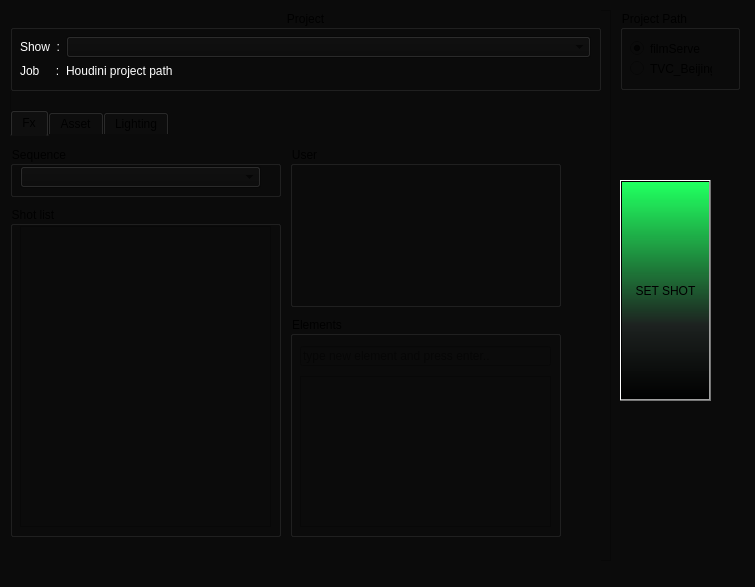
<?xml version="1.0" encoding="UTF-8"?>
<ui version="4.0">
 <class>Form</class>
 <widget class="QWidget" name="Form">
  <property name="geometry">
   <rect>
    <x>0</x>
    <y>0</y>
    <width>755</width>
    <height>587</height>
   </rect>
  </property>
  <property name="sizePolicy">
   <sizepolicy hsizetype="Minimum" vsizetype="Minimum">
    <horstretch>0</horstretch>
    <verstretch>0</verstretch>
   </sizepolicy>
  </property>
  <property name="minimumSize">
   <size>
    <width>755</width>
    <height>587</height>
   </size>
  </property>
  <property name="windowTitle">
   <string>Form</string>
  </property>
  <property name="styleSheet">
   <string notr="true">border-color: rgb(0, 255, 29);
background-color: rgb(11, 11, 11);
</string>
  </property>
  <widget class="QFrame" name="frame">
   <property name="geometry">
    <rect>
     <x>10</x>
     <y>10</y>
     <width>601</width>
     <height>551</height>
    </rect>
   </property>
   <property name="frameShape">
    <enum>QFrame::StyledPanel</enum>
   </property>
   <property name="frameShadow">
    <enum>QFrame::Raised</enum>
   </property>
   <widget class="QTabWidget" name="tab_all">
    <property name="geometry">
     <rect>
      <x>0</x>
      <y>100</y>
      <width>591</width>
      <height>451</height>
     </rect>
    </property>
    <property name="styleSheet">
     <string notr="true"/>
    </property>
    <property name="currentIndex">
     <number>0</number>
    </property>
    <widget class="QWidget" name="tab_fxShot">
     <attribute name="title">
      <string>Fx</string>
     </attribute>
     <widget class="QGroupBox" name="user_2">
      <property name="geometry">
       <rect>
        <x>280</x>
        <y>180</y>
        <width>271</width>
        <height>221</height>
       </rect>
      </property>
      <property name="styleSheet">
       <string notr="true"/>
      </property>
      <property name="title">
       <string>Elements</string>
      </property>
      <widget class="QListWidget" name="listElement">
       <property name="geometry">
        <rect>
         <x>10</x>
         <y>60</y>
         <width>251</width>
         <height>151</height>
        </rect>
       </property>
       <property name="sortingEnabled">
        <bool>true</bool>
       </property>
       <item>
        <property name="text">
         <string/>
        </property>
       </item>
      </widget>
      <widget class="QLineEdit" name="lineElement">
       <property name="geometry">
        <rect>
         <x>10</x>
         <y>30</y>
         <width>251</width>
         <height>20</height>
        </rect>
       </property>
       <property name="placeholderText">
        <string>type new element and press enter..</string>
       </property>
      </widget>
     </widget>
     <widget class="QGroupBox" name="groupBox_3">
      <property name="geometry">
       <rect>
        <x>0</x>
        <y>70</y>
        <width>271</width>
        <height>331</height>
       </rect>
      </property>
      <property name="styleSheet">
       <string notr="true"/>
      </property>
      <property name="title">
       <string>Shot list</string>
      </property>
      <widget class="QListWidget" name="shotList">
       <property name="geometry">
        <rect>
         <x>10</x>
         <y>20</y>
         <width>251</width>
         <height>301</height>
        </rect>
       </property>
       <property name="minimumSize">
        <size>
         <width>251</width>
         <height>301</height>
        </size>
       </property>
       <property name="styleSheet">
        <string notr="true"/>
       </property>
      </widget>
     </widget>
     <widget class="QGroupBox" name="groupBox_2">
      <property name="geometry">
       <rect>
        <x>0</x>
        <y>10</y>
        <width>271</width>
        <height>51</height>
       </rect>
      </property>
      <property name="styleSheet">
       <string notr="true"/>
      </property>
      <property name="title">
       <string>Sequence</string>
      </property>
      <property name="flat">
       <bool>false</bool>
      </property>
      <widget class="QComboBox" name="seqBox">
       <property name="geometry">
        <rect>
         <x>10</x>
         <y>20</y>
         <width>241</width>
         <height>22</height>
        </rect>
       </property>
       <property name="statusTip">
        <string>Select sequence.</string>
       </property>
       <property name="styleSheet">
        <string notr="true"/>
       </property>
      </widget>
     </widget>
     <widget class="QGroupBox" name="user">
      <property name="geometry">
       <rect>
        <x>280</x>
        <y>10</y>
        <width>271</width>
        <height>161</height>
       </rect>
      </property>
      <property name="styleSheet">
       <string notr="true">background-color: rgba(0, 0, 0, 0);</string>
      </property>
      <property name="title">
       <string>User</string>
      </property>
      <widget class="QListWidget" name="listUser">
       <property name="geometry">
        <rect>
         <x>10</x>
         <y>20</y>
         <width>251</width>
         <height>131</height>
        </rect>
       </property>
       <property name="sortingEnabled">
        <bool>true</bool>
       </property>
      </widget>
     </widget>
    </widget>
    <widget class="QWidget" name="tab_fxAsset">
     <attribute name="title">
      <string>Asset</string>
     </attribute>
     <widget class="QGroupBox" name="groupBox_4">
      <property name="geometry">
       <rect>
        <x>10</x>
        <y>10</y>
        <width>291</width>
        <height>391</height>
       </rect>
      </property>
      <property name="title">
       <string>Fx Elements</string>
      </property>
      <widget class="QLineEdit" name="lineElem_asset">
       <property name="geometry">
        <rect>
         <x>10</x>
         <y>20</y>
         <width>271</width>
         <height>21</height>
        </rect>
       </property>
       <property name="placeholderText">
        <string>type new fx element and press enter..</string>
       </property>
      </widget>
      <widget class="QListWidget" name="listWidget_asset">
       <property name="geometry">
        <rect>
         <x>10</x>
         <y>50</y>
         <width>271</width>
         <height>331</height>
        </rect>
       </property>
      </widget>
     </widget>
     <widget class="QGroupBox" name="groupBox_5">
      <property name="geometry">
       <rect>
        <x>310</x>
        <y>10</y>
        <width>231</width>
        <height>391</height>
       </rect>
      </property>
      <property name="title">
       <string>User</string>
      </property>
      <widget class="QListWidget" name="listUser_asset">
       <property name="geometry">
        <rect>
         <x>10</x>
         <y>20</y>
         <width>211</width>
         <height>361</height>
        </rect>
       </property>
      </widget>
     </widget>
    </widget>
    <widget class="QWidget" name="tab_light">
     <attribute name="title">
      <string>Lighting</string>
     </attribute>
     <widget class="QGroupBox" name="user_3">
      <property name="geometry">
       <rect>
        <x>280</x>
        <y>180</y>
        <width>291</width>
        <height>221</height>
       </rect>
      </property>
      <property name="styleSheet">
       <string notr="true">
color: rgb(255, 255, 255);</string>
      </property>
      <property name="title">
       <string>Elements</string>
      </property>
      <widget class="QListWidget" name="lgt_listElement">
       <property name="geometry">
        <rect>
         <x>10</x>
         <y>60</y>
         <width>271</width>
         <height>151</height>
        </rect>
       </property>
       <property name="sortingEnabled">
        <bool>true</bool>
       </property>
       <item>
        <property name="text">
         <string/>
        </property>
       </item>
      </widget>
      <widget class="QLineEdit" name="lgt_lineElement">
       <property name="geometry">
        <rect>
         <x>10</x>
         <y>30</y>
         <width>271</width>
         <height>20</height>
        </rect>
       </property>
       <property name="placeholderText">
        <string>type new element and press enter..</string>
       </property>
      </widget>
     </widget>
     <widget class="QGroupBox" name="user_4">
      <property name="geometry">
       <rect>
        <x>280</x>
        <y>10</y>
        <width>291</width>
        <height>161</height>
       </rect>
      </property>
      <property name="styleSheet">
       <string notr="true"/>
      </property>
      <property name="title">
       <string>User</string>
      </property>
      <widget class="QListWidget" name="lgt_listUser">
       <property name="geometry">
        <rect>
         <x>10</x>
         <y>20</y>
         <width>271</width>
         <height>131</height>
        </rect>
       </property>
       <property name="sortingEnabled">
        <bool>true</bool>
       </property>
      </widget>
     </widget>
     <widget class="QGroupBox" name="groupBox_6">
      <property name="geometry">
       <rect>
        <x>0</x>
        <y>10</y>
        <width>271</width>
        <height>51</height>
       </rect>
      </property>
      <property name="styleSheet">
       <string notr="true"/>
      </property>
      <property name="title">
       <string>Sequence</string>
      </property>
      <property name="flat">
       <bool>false</bool>
      </property>
      <widget class="QComboBox" name="lgt_seqBox">
       <property name="geometry">
        <rect>
         <x>10</x>
         <y>20</y>
         <width>241</width>
         <height>22</height>
        </rect>
       </property>
       <property name="statusTip">
        <string>Select sequence.</string>
       </property>
       <property name="styleSheet">
        <string notr="true"/>
       </property>
      </widget>
     </widget>
     <widget class="QGroupBox" name="groupBox_7">
      <property name="geometry">
       <rect>
        <x>0</x>
        <y>70</y>
        <width>271</width>
        <height>331</height>
       </rect>
      </property>
      <property name="styleSheet">
       <string notr="true"/>
      </property>
      <property name="title">
       <string>Shot list</string>
      </property>
      <widget class="QListWidget" name="lgt_shotList">
       <property name="geometry">
        <rect>
         <x>10</x>
         <y>20</y>
         <width>251</width>
         <height>301</height>
        </rect>
       </property>
       <property name="minimumSize">
        <size>
         <width>251</width>
         <height>301</height>
        </size>
       </property>
       <property name="styleSheet">
        <string notr="true">selection-color: qlineargradient(spread:reflect, x1:0, y1:1, x2:0, y2:0, stop:0 rgba(0, 0, 0, 255), stop:0.340909 rgba(38, 46, 43, 165), stop:0.988636 rgba(32, 123, 255, 255), stop:1 rgba(102, 255, 126, 255));</string>
       </property>
      </widget>
     </widget>
    </widget>
   </widget>
   <widget class="QGroupBox" name="groupBox">
    <property name="geometry">
     <rect>
      <x>0</x>
      <y>0</y>
      <width>591</width>
      <height>81</height>
     </rect>
    </property>
    <property name="minimumSize">
     <size>
      <width>551</width>
      <height>81</height>
     </size>
    </property>
    <property name="styleSheet">
     <string notr="true"/>
    </property>
    <property name="title">
     <string>Project</string>
    </property>
    <property name="alignment">
     <set>Qt::AlignCenter</set>
    </property>
    <widget class="QWidget" name="formLayoutWidget">
     <property name="geometry">
      <rect>
       <x>10</x>
       <y>20</y>
       <width>571</width>
       <height>51</height>
      </rect>
     </property>
     <layout class="QFormLayout" name="formLayout">
      <property name="fieldGrowthPolicy">
       <enum>QFormLayout::AllNonFixedFieldsGrow</enum>
      </property>
      <item row="0" column="0">
       <layout class="QVBoxLayout" name="verticalLayout"/>
      </item>
      <item row="1" column="0">
       <widget class="QLabel" name="label">
        <property name="styleSheet">
         <string notr="true">background-color: rgba(1, 1, 1, 0);
color: rgb(255, 255, 255);</string>
        </property>
        <property name="text">
         <string>Show  :</string>
        </property>
       </widget>
      </item>
      <item row="2" column="0">
       <widget class="QLabel" name="job">
        <property name="styleSheet">
         <string notr="true">background-color: rgba(1, 1, 1, 0);
color: rgb(255, 255, 255);</string>
        </property>
        <property name="text">
         <string>Job     :</string>
        </property>
       </widget>
      </item>
      <item row="1" column="1">
       <widget class="QComboBox" name="showBox">
        <property name="cursor">
         <cursorShape>ClosedHandCursor</cursorShape>
        </property>
        <property name="styleSheet">
         <string notr="true">border-color: rgb(231, 46, 0);</string>
        </property>
       </widget>
      </item>
      <item row="2" column="1">
       <widget class="QLabel" name="jobPath">
        <property name="styleSheet">
         <string notr="true">background-color: rgba(1, 1, 1, 0);
color: rgb(255, 255, 255);</string>
        </property>
        <property name="text">
         <string>Houdini project path</string>
        </property>
       </widget>
      </item>
     </layout>
    </widget>
   </widget>
  </widget>
  <widget class="QPushButton" name="pushButton">
   <property name="geometry">
    <rect>
     <x>620</x>
     <y>180</y>
     <width>91</width>
     <height>221</height>
    </rect>
   </property>
   <property name="autoFillBackground">
    <bool>false</bool>
   </property>
   <property name="styleSheet">
    <string notr="true">background-color: qlineargradient(spread:reflect, x1:0, y1:1, x2:0, y2:0, stop:0 rgba(0, 0, 0, 255), stop:0.340909 rgba(38, 46, 43, 165), stop:0.988636 rgba(32, 255, 95, 255));</string>
   </property>
   <property name="text">
    <string>SET SHOT</string>
   </property>
   <property name="flat">
    <bool>false</bool>
   </property>
  </widget>
  <widget class="QLabel" name="imageX">
   <property name="geometry">
    <rect>
     <x>70</x>
     <y>630</y>
     <width>431</width>
     <height>251</height>
    </rect>
   </property>
   <property name="text">
    <string>TextLabel</string>
   </property>
  </widget>
  <widget class="QGroupBox" name="prjpath">
   <property name="geometry">
    <rect>
     <x>620</x>
     <y>10</y>
     <width>120</width>
     <height>80</height>
    </rect>
   </property>
   <property name="title">
    <string>Project Path</string>
   </property>
   <widget class="QRadioButton" name="prjpath1">
    <property name="geometry">
     <rect>
      <x>10</x>
      <y>30</y>
      <width>82</width>
      <height>17</height>
     </rect>
    </property>
    <property name="text">
     <string>filmServe</string>
    </property>
    <property name="checked">
     <bool>true</bool>
    </property>
   </widget>
   <widget class="QRadioButton" name="prjpath2">
    <property name="geometry">
     <rect>
      <x>10</x>
      <y>50</y>
      <width>82</width>
      <height>17</height>
     </rect>
    </property>
    <property name="text">
     <string>TVC_Beijing</string>
    </property>
   </widget>
  </widget>
 </widget>
 <resources/>
 <connections>
  <connection>
   <sender>listElement</sender>
   <signal>clicked(QModelIndex)</signal>
   <receiver>pushButton</receiver>
   <slot>show()</slot>
   <hints>
    <hint type="sourcelabel">
     <x>454</x>
     <y>425</y>
    </hint>
    <hint type="destinationlabel">
     <x>652</x>
     <y>355</y>
    </hint>
   </hints>
  </connection>
  <connection>
   <sender>listUser_asset</sender>
   <signal>clicked(QModelIndex)</signal>
   <receiver>pushButton</receiver>
   <slot>show()</slot>
   <hints>
    <hint type="sourcelabel">
     <x>452</x>
     <y>400</y>
    </hint>
    <hint type="destinationlabel">
     <x>649</x>
     <y>318</y>
    </hint>
   </hints>
  </connection>
  <connection>
   <sender>lgt_listElement</sender>
   <signal>clicked(QModelIndex)</signal>
   <receiver>pushButton</receiver>
   <slot>show()</slot>
   <hints>
    <hint type="sourcelabel">
     <x>458</x>
     <y>435</y>
    </hint>
    <hint type="destinationlabel">
     <x>655</x>
     <y>339</y>
    </hint>
   </hints>
  </connection>
 </connections>
</ui>
